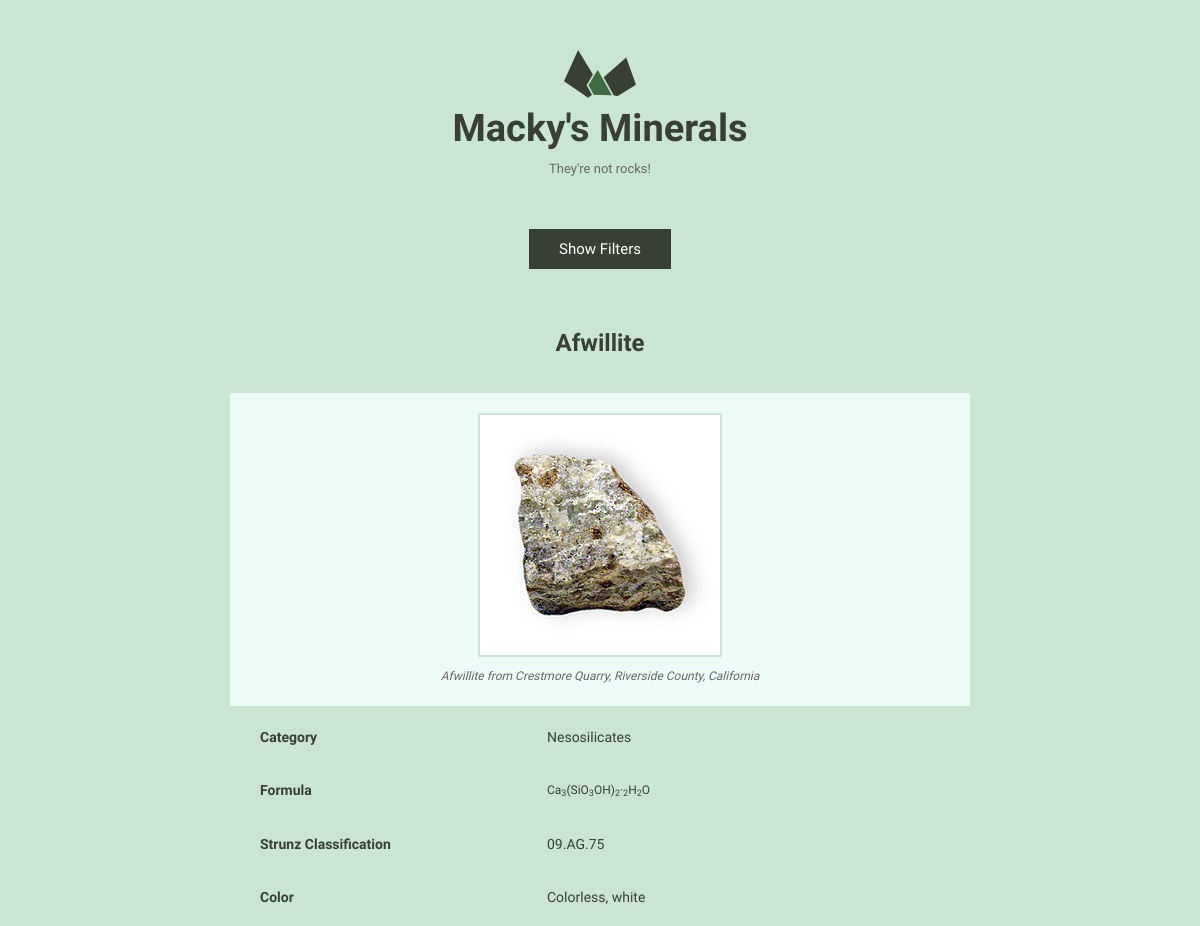
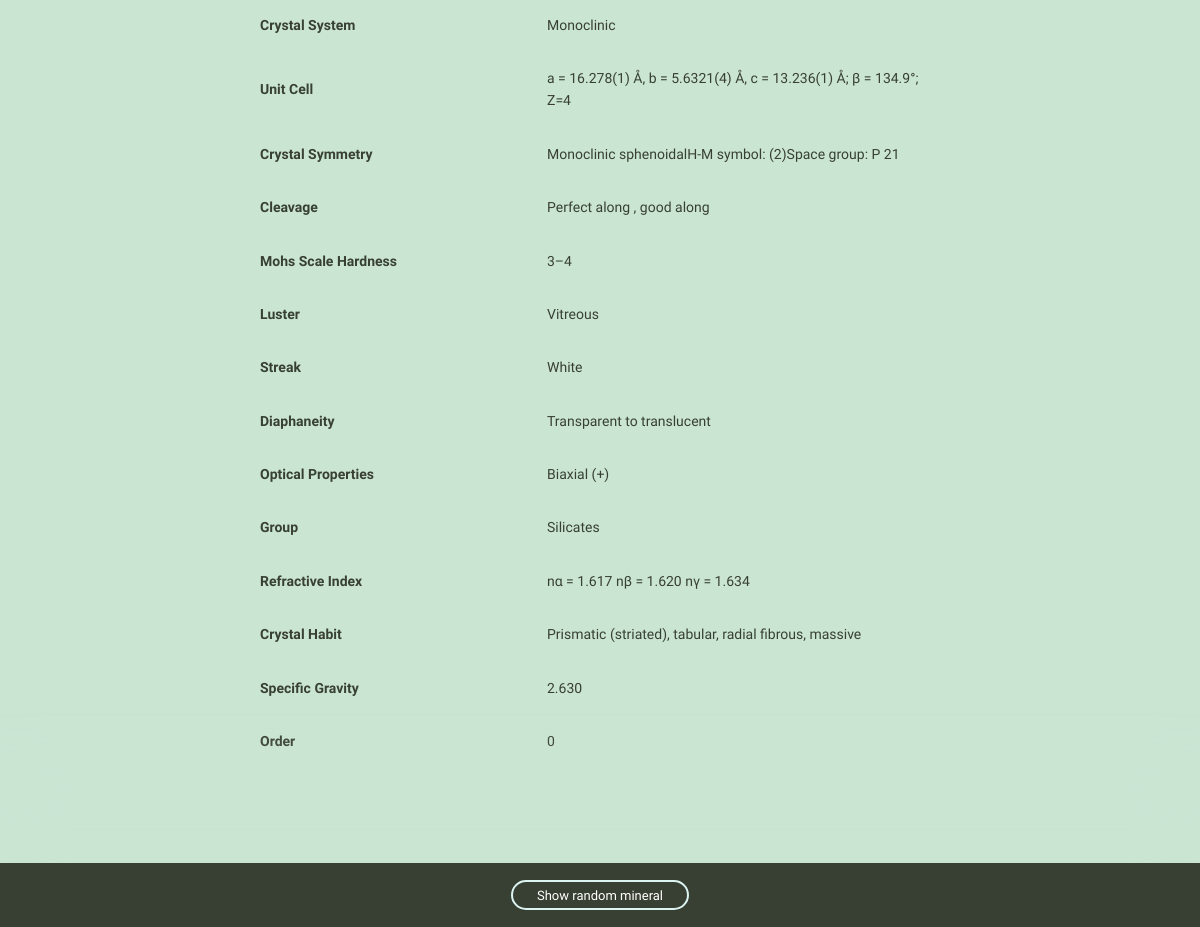
Page /4/ on the committed database (2 pictures, top to bottom).
### minerals/models.py (models this page shows, shortened)
class Mineral(models.Model):
    name = models.CharField(max_length=255, unique=True)
    image_filename = models.CharField(max_length=535)
    image_caption = models.CharField(max_length=535)
    category = models.CharField(max_length=255)
    formula = models.CharField(max_length=255)
    strunz_classification = models.CharField(max_length=255, default='')
    color = models.CharField(max_length=255, default='')
    crystal_system = models.CharField(max_length=255, default='')
    unit_cell = models.CharField(max_length=535, default='')
    crystal_symmetry = models.CharField(max_length=255, default='')
    cleavage = models.CharField(max_length=255, default='')
    mohs_scale_hardness = models.CharField(max_length=255, default='')
    luster = models.CharField(max_length=255, default='')
    streak = models.CharField(max_length=255, default='')
    diaphaneity = models.CharField(max_length=255, default='')
    optical_properties = models.CharField(max_length=255, default='')
    group = models.CharField(max_length=255, default='')
    refractive_index = models.CharField(max_length=535, default='')
    crystal_habit = models.CharField(max_length=535, default='')
    specific_gravity = models.CharField(max_length=535, default='')
    order = models.IntegerField(default=0)
    class Meta:
        ordering = ['-order', 'name',]

### minerals/views.py (the view)
# urls.py: path('<int:pk>/', views.mineral_detail, name='detail'),
def mineral_detail(request, pk):
    mineral = get_object_or_404(Mineral, pk=pk)
    min_fields = get_mineral_fields(mineral)
    random_mineral_id = get_random_mineral_id()
    return render(request, 'minerals/mineral_detail.html', {
        'mineral': mineral,
        'fields': min_fields,
        'random_mineral_id': random_mineral_id,
    })

### minerals/templatetags/attr.py (called while the page is built)
@register.filter
def titlize(string):
    return string.replace('_', ' ')

### minerals/views.py (called while the page is built)
def get_mineral_fields(mineral):
    fields = {}
    options = Mineral._meta
    min_fields = []
    ignore = ['id','name','image_caption','image_filename','category','formula']
    for field in sorted(options.concrete_fields + options.many_to_many):
        fields[field.name] = field
    for f in fields:
        val = getattr(mineral, f)
        if val != '' and f not in ignore:
            min_fields.append({
                'name': f,
                'value': val
            })
    return min_fields

def get_random_mineral_id():
    minerals = Mineral.objects.all()
    return randint(0, minerals.count())

### minerals/templates/minerals/mineral_detail.html (shortened to what this page needs)
{% extends "layout.html" %}
{% load static from staticfiles %}
{% load attr %}
{% block content %}
<h1 class="mineral__name">{{ mineral.name }}</h1>
<div class="mineral__image-bg">
  <img class="mineral__image" src="{% static 'images' %}/{{ mineral.name }}.jpg">
  <p class="mineral__caption">{{ mineral.image_caption }}</p>
</div>
<div class="mineral__table-container">
  <table class="mineral__table">
    <tr>
      <td class="mineral__category">Category</td>
      <td>{{ mineral.category }}</td>
    </tr>
    <tr>
      <td class="mineral__category">Formula</td>
      <td class="mineral__formula">{{ mineral.formula|safe }}</td>
    </tr>
    {% for field in fields %}
        <tr>
          <td class="mineral__category">{{ field.name|titlize|title }}</td>
          <td>{{ field.value }}</td>
        </tr>
    {% endfor %}
  </table>
</div>
{% endblock %}
{% block random_mineral %}
    <div class="minerals__random">
      <a class="minerals__anchor" href="{% url 'minerals:detail' pk=random_mineral_id %}">Show random mineral</a>
    </div>
{% endblock %}

### assets/css/global.css (style rules this page uses)
html { font-family: sans-serif; -ms-text-size-adjust: 100%; -webkit-text-size-adjust: 100%; }
body { margin: 0; }
a { background-color: transparent; }
h1 { font-size: 2em; margin: 0.67em 0; }
sub { font-size: 75%; line-height: 0; position: relative; vertical-align: baseline; bottom: -0.25em; }
img { border: 0; }
table { border-collapse: collapse; border-spacing: 0; }
td, th { padding: 0; }
html { font-size: 62.5%; }
body { background-color: #CAE5D2; font-size: 1.5em; line-height: 1.6; font-weight: 400; font-family: "Cousine"; color: #666; }
h1, h2, h3, h4, h5, h6 { margin-top: 0; margin-bottom: 2rem; font-weight: bold; font-family: "Work Sans", sans-serif; color: #384033; }
h1 { font-size: 3.8rem; }
@media (min-width: 550px) { h1 { font-size: 3.8rem; } }
p { margin-top: 0; font-size: 1.6rem; }
a { color: #689b98; text-decoration: none; -webkit-transition: color 0.2s; -moz-transition: color 0.2s; -ms-transition: color 0.2s; -o-transition: color 0.2s; transition: color 0.2s; }
th, td { padding: 15px; text-align: left; border-bottom: 1px solid #e1e1e1; }
th:first-child, td:first-child { padding-left: 0; }
th:last-child, td:last-child { padding-right: 0; }
table, p, ul { margin-bottom: 2.5rem; }
.minerals__anchor { border: solid 2px #DCF5F2; border-radius: 100px; color: #384033; display: block; font-size: 13px; text-align: center; padding: 8px 0 7px 0; width: 100%; transition: background-color 200ms ease-in-out, font-weight 200ms ease-in-out, color 200ms ease-in-out; }
.minerals__random { background-color: #384033; box-shadow: 0 0 100px 50px #CAE5D2; color: #fff; padding: 20px 0 20px 0; position: fixed; bottom: 0; text-align: center; width: 100%; }
.minerals__random .minerals__anchor { display: inline; color: #fff; padding: 6px 24px 5px 24px; }
.mineral__name { display: block; width: 100%; margin: 0; font-size: 24px; padding: 30px 0 30px 0; }
.mineral__image { display: block; margin: 0 auto; border: solid 2px #CAE5D2; }
.mineral__image-bg { background-color: #ecfaf8; padding: 20px 0; }
.mineral__caption { font-size: 12px; font-style: italic; padding: 10px 0 0 0; margin: 0; }
.mineral__table { font-size: 14px; color: #384033; }
.mineral__table td { border-color: #CAE5D2; }
.mineral__table tr:last-of-type td { border-bottom: none; padding-bottom: 0; }
.mineral__table-container { padding: 5px 30px 0; }
.mineral__category { font-weight: bold; width: 40%; }
.mineral__formula { font-size: 12px; }

### rows in the picture
Mineral: name "Afwillite", name (picture), image_caption "Afwillite from Crestmore Quarry, Riverside County, California", category "Nesosilicates", formula "Ca 3 (SiO 3 OH) 2 · 2 H 2 O", value "09.AG.75" "Colorless, white" "Monoclinic" "a = 16.278(1) Å, b = 5.6321(4) Å, c = 13.236(1) Å; β = 134.9°; Z=4" "Monoclinic sphenoidalH-M symbol: (2)Space group: P 21" "Perfect along , good along" "3–4" "Vitreous" "White" "Transparent to translucent" "Biaxial (+)" "Silicates" "nα = 1.617 nβ = 1.620 nγ = 1.634" "Prismatic (striated), tabular, radial fibrous, massive" "2.630"

### other values in the picture
{{ field.name|titlize|title }} "Strunz Classification" "Color" "Crystal System" "Unit Cell" "Crystal Symmetry" "Cleavage" "Mohs Scale Hardness" "Luster" "Streak" "Diaphaneity" "Optical Properties" "Group" "Refractive Index" "Crystal Habit" "Specific Gravity" "Order"
{{ field.value }} "0"
